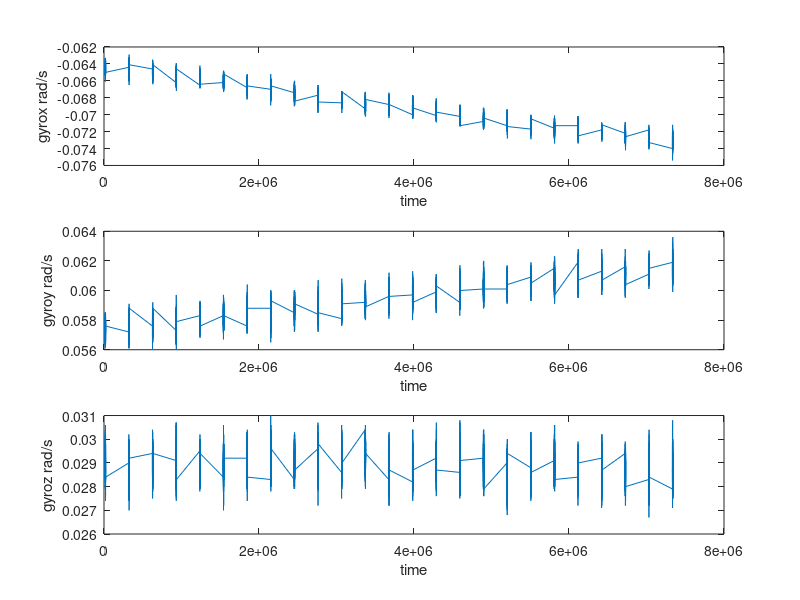
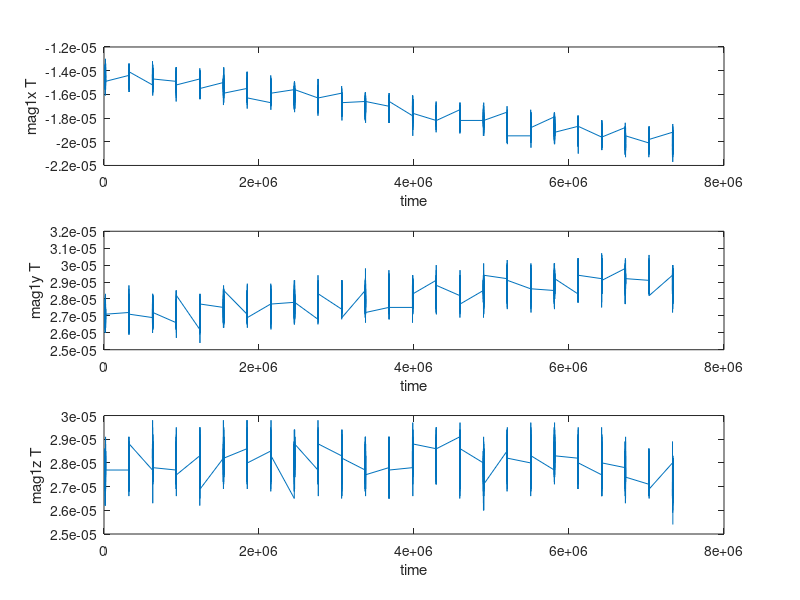
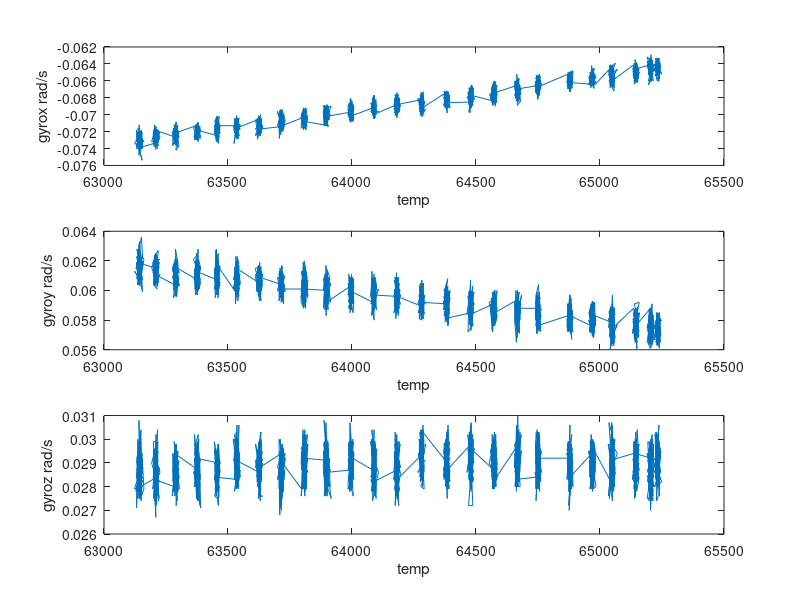
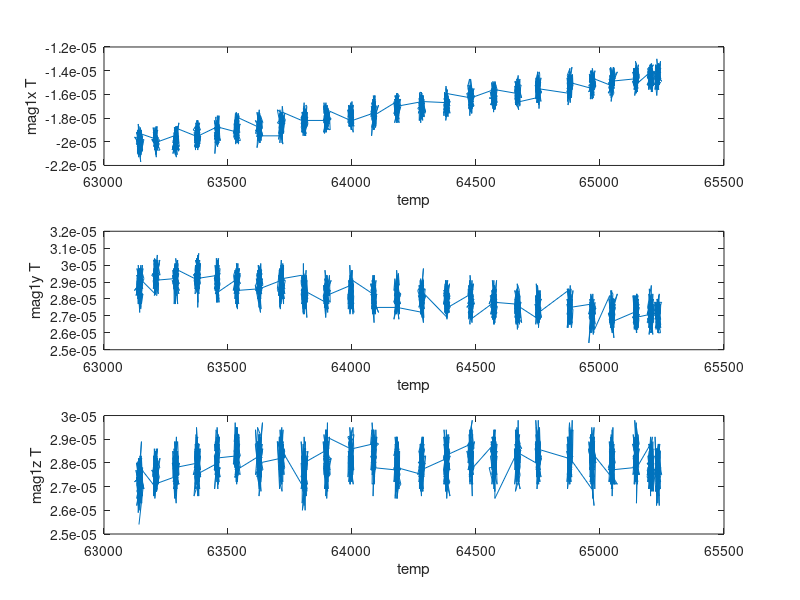

These charts were generated, in order, by the following MATLAB code:
%%%%%looks at temperature dependence for gyro and mag from ETU TVC tests

data = csvread('TVCtest3_7_20.csv',1,0); %%%starts reading from row 2 %continuous temperature steps; need to calibrate
data2 = csvread('ETUColdTest3_7_20.csv',1,1); %%%starts reading from row 2 %discrete temperature steps

%remove 2 random spikes in gyrox data
idx = find(data(:,5) <= -0.08) ; % from first column get values greater then 0.5
data(idx,:) = [] ; % removes the rows idx from data

time = data(:,1);
mag1x = data(:,2);
mag1y = data(:,3);
mag1z = data(:,4); 
gyrox = data(:,5); %set with outliers; removed earlier
gyroy = data(:,6);
gyroz = data(:,7);
temp =  data(:,8); %satellite recorded temp (not discrete)

%%%discrete temp recordings
temp2 = ones(length(temp),1); %hand recorded temp (discrete)
F2 = data2(1:34,1);
F3 = data2(1:34,2);
F4 = data2(1:34,3);
C1 = data2(1:34,4);
%to correlate hand recorded temp with sat data
div = ceil((length(time)/34)); 
for i = 1:34
    temp2((i-1)*div+1:i*div)= C1(i);
end

%%% get stats about gyro/mag
idx2 = find(time(:) == 320357)
idx3 = find(time(:) == 325343)

diff = max(mag1z(idx2:idx3)) - min(mag1z(idx2:idx3))
mean = mean(mag1z(idx2:idx3));
median = median(mag1z(idx2:idx3));
std = std(mag1z(idx2:idx3))

% time dependence plots
figure(1)
subplot(3,1,1); plot(time,gyrox); xlabel('time'); ylabel('gyrox rad/s');
subplot(3,1,2); plot(time,gyroy); xlabel('time'); ylabel('gyroy rad/s');
subplot(3,1,3); plot(time,gyroz); xlabel('time'); ylabel('gyroz rad/s');
figure(2)
subplot(3,1,1); plot(time,mag1x); xlabel('time'); ylabel('mag1x T');
subplot(3,1,2); plot(time,mag1y); xlabel('time'); ylabel('mag1y T');
subplot(3,1,3); plot(time,mag1z); xlabel('time'); ylabel('mag1z T');

% % % temp dependence plots (continuous temp recorded by satellite)
figure(3)
subplot(3,1,1); plot(temp,gyrox); xlabel('temp'); ylabel('gyrox rad/s');
subplot(3,1,2); plot(temp,gyroy); xlabel('temp'); ylabel('gyroy rad/s');
subplot(3,1,3); plot(temp,gyroz); xlabel('temp'); ylabel('gyroz rad/s');
figure(4)
subplot(3,1,1); plot(temp,mag1x); xlabel('temp'); ylabel('mag1x T');
subplot(3,1,2); plot(temp,mag1y); xlabel('temp'); ylabel('mag1y T');
subplot(3,1,3); plot(temp,mag1z); xlabel('temp'); ylabel('mag1z T');

% temp dependence plots (discrete temp recorded by satellite)
% % figure(3)
% % subplot(3,1,1); plot(temp2(1:length(temp)),gyrox); xlabel('temp'); ylabel('gyrox rad/s');
% % subplot(3,1,2); plot(temp2(1:length(temp)),gyroy); xlabel('temp'); ylabel('gyroy rad/s');
% % subplot(3,1,3); plot(temp2(1:length(temp)),gyroz); xlabel('temp'); ylabel('gyroz rad/s');
% % figure(3)
% % subplot(3,1,1); plot(temp2(1:length(temp)),mag1x); xlabel('temp'); ylabel('mag1x T');
% % subplot(3,1,2); plot(temp2(1:length(temp)),mag1y); xlabel('temp'); ylabel('mag1y T');
% % subplot(3,1,3); plot(temp2(1:length(temp)),mag1z); xlabel('temp'); ylabel('mag1z T');
